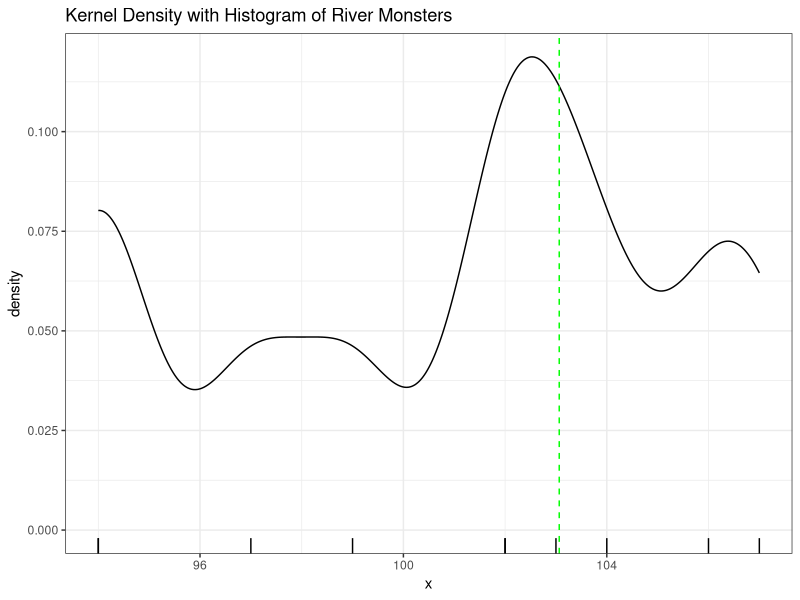
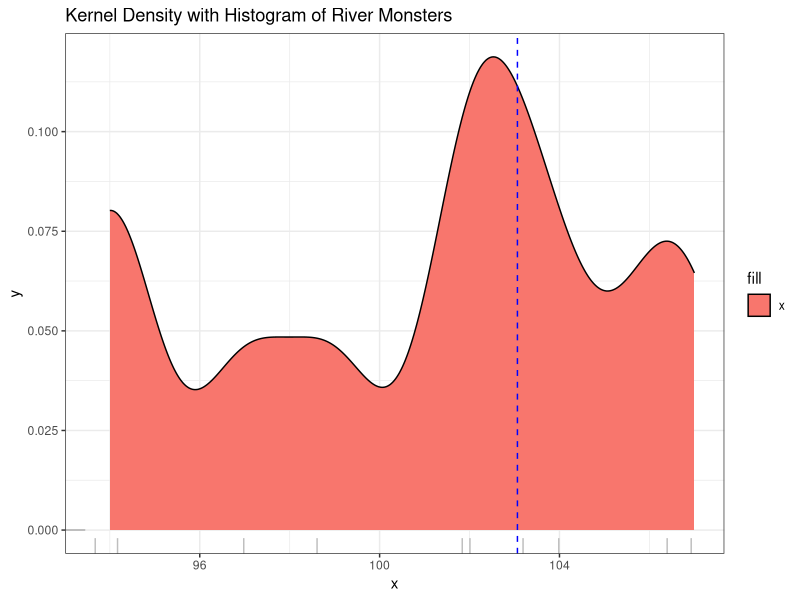

Write the R code that produced these figures, in order.
library(dplyr)
library(ggplot2)

df = data_frame(x=c(107, 97, 99, 104, 103, 94, 102, 94, 102, 106)) 

density_estimate <- density(df$x)
mode_value <- density_estimate$x[which.max(density_estimate$y)]
mode_value

df %>% 
  ggplot(aes(x=x))+
  geom_density(bw=1, kernel='gaussian')+
  geom_rug(aes(x=x))+
  geom_vline(aes(xintercept=mode_value), linetype='dashed', color='green')+
  ggtitle('Kernel Density with Histogram of River Monsters')+
  theme_bw()

  
df %>% 
  ggplot(aes(x=x, fill = 'x')) + 
  geom_density(bw=1, kernel = 'gaussian') + 
  geom_rug(aes(x=x, y = 0), color = "grey",position = position_jitter(height = 0)) +
  geom_vline(aes(xintercept=mode_value),
             color="blue", linetype="dashed")+
  ggtitle('Kernel Density with Histogram of River Monsters')+
  theme_bw()

